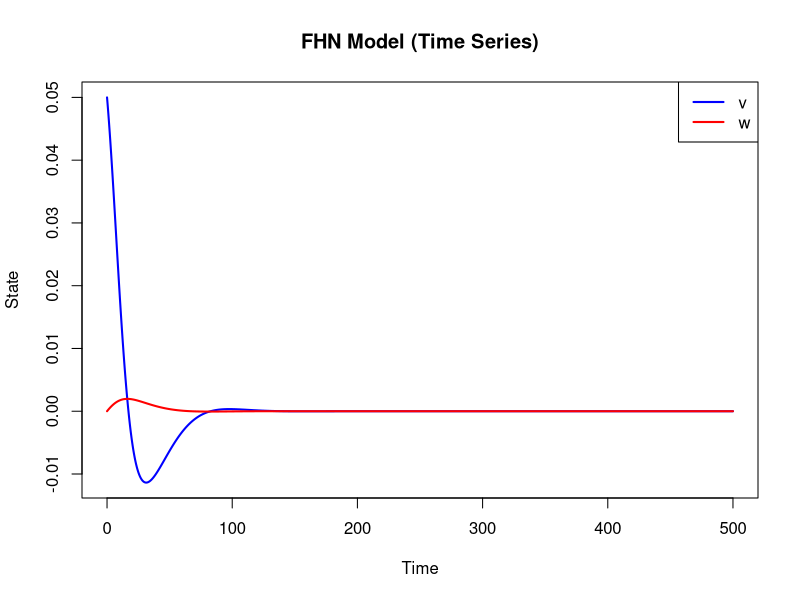

Write R code to recreate this figure.
rm(list=ls())

# Parameters
dt <- 0.1
Nt <- 5000
r  <- 0.1
K  <- 1.0
a  <- 0.1
I0 <- 0.0
b  <- 1
ep <- 0.005
v0 <- 0.05

# Define functions
f_v <- function(v, w) {
  r * v * (1 - v/K) * (v/a - 1) - b * w + I0
}
f_w <- function(v, w) {
  ep * (v - w)
}

# Initialize vectors
v <- numeric(Nt + 1)
w <- numeric(Nt + 1)
t <- seq(0, Nt * dt, by = dt)
v[1] <- v0
w[1] <- 0  # initial w

# Time evolution loop
for (n in 1:Nt) {
  v[n+1] <- v[n] + dt * f_v(v[n], w[n])
  w[n+1] <- w[n] + dt * f_w(v[n], w[n])
}

# Plot the time series
plot(t, v, type = 'l', col = 'blue', lwd = 2,
     xlab = "Time", ylab = "State", main = "FHN Model (Time Series)")
lines(t, w, col = 'red', lwd = 2)
legend("topright", legend = c("v", "w"), col = c("blue", "red"), lty = 1, lwd = 2)
